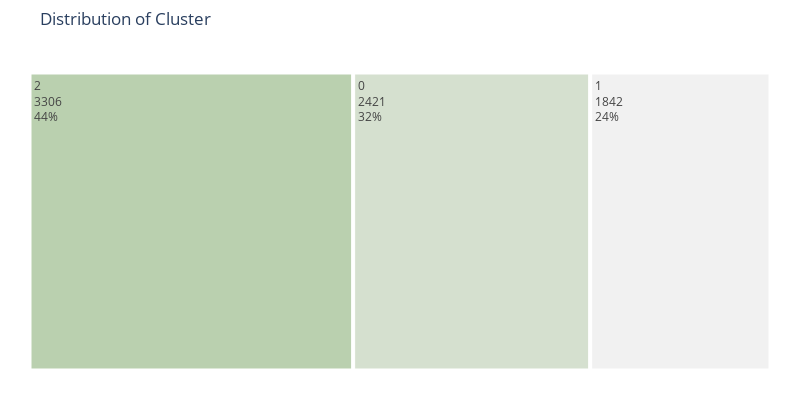

The notebook cell this image was saved under:
### Code cell
colors=['#bad0af','#d5e0cf','#f1f1f1','#f1d4d4']
fig = px.treemap(cluster_viz, path=['Cluster'],values='Count', 
                 width=800, height=400,
                 title="Distribution of Cluster")

fig.update_layout(
    treemapcolorway = colors, #defines the colors in the treemap
    margin = dict(t=50, l=25, r=25, b=25))

fig.data[0].textinfo = 'label+text+value+percent root'
fig.show()

### Figure 1 — Plotly figure (JSON) as saved in the notebook; plotly's stock layout.template omitted (floating-point values rounded to 4 significant figures)
{"data": [{"branchvalues": "total", "domain": {"x": [0, 1], "y": [0, 1]}, "hovertemplate": "labels=%{label}<br>Count=%{value}<br>parent=%{parent}<br>id=%{id}<extra></extra>", "ids": ["0", "1", "2"], "labels": ["0", "1", "2"], "name": "", "parents": ["", "", ""], "textinfo": "label+text+value+percent root", "type": "treemap", "values": [2421, 1842, 3306]}], "layout": {"height": 400, "legend": {"tracegroupgap": 0}, "margin": {"b": 25, "l": 25, "r": 25, "t": 50}, "title": {"text": "Distribution of Cluster"}, "treemapcolorway": ["#bad0af", "#d5e0cf", "#f1f1f1", "#f1d4d4"], "width": 800}}
